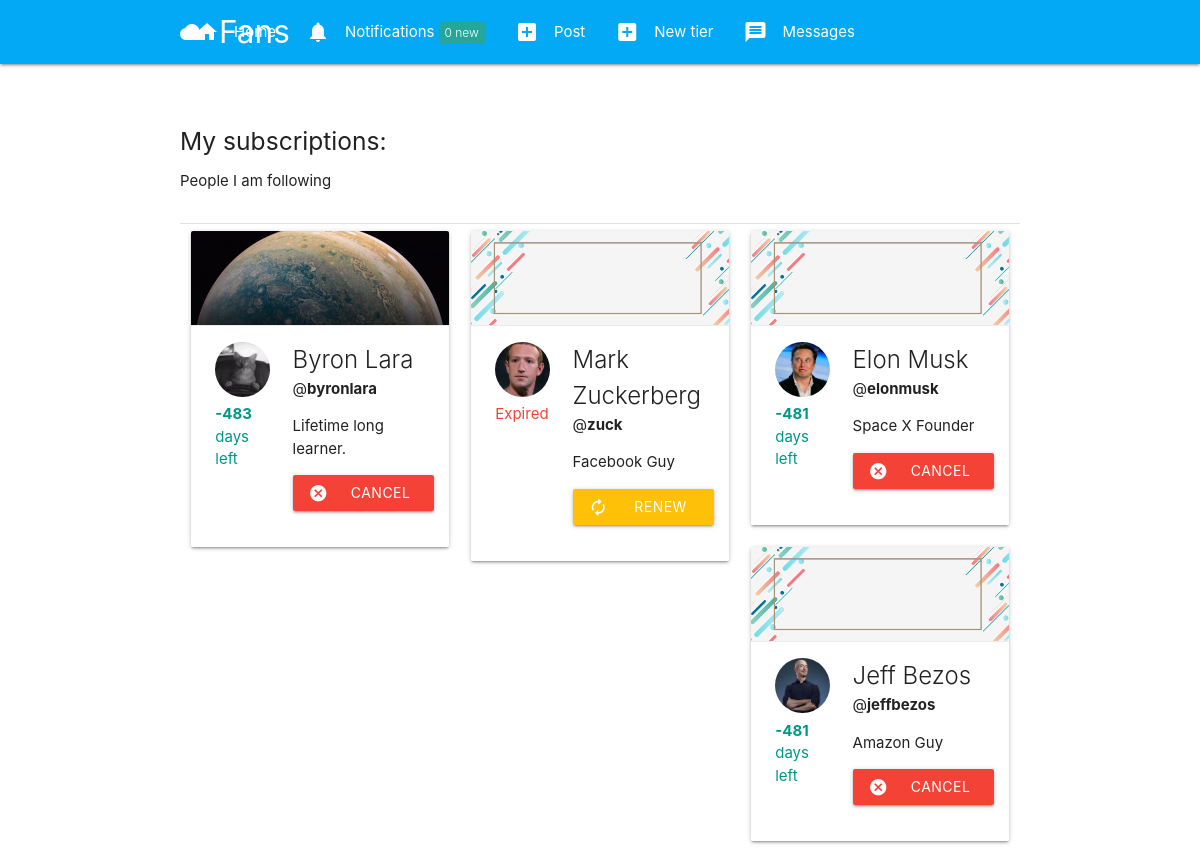
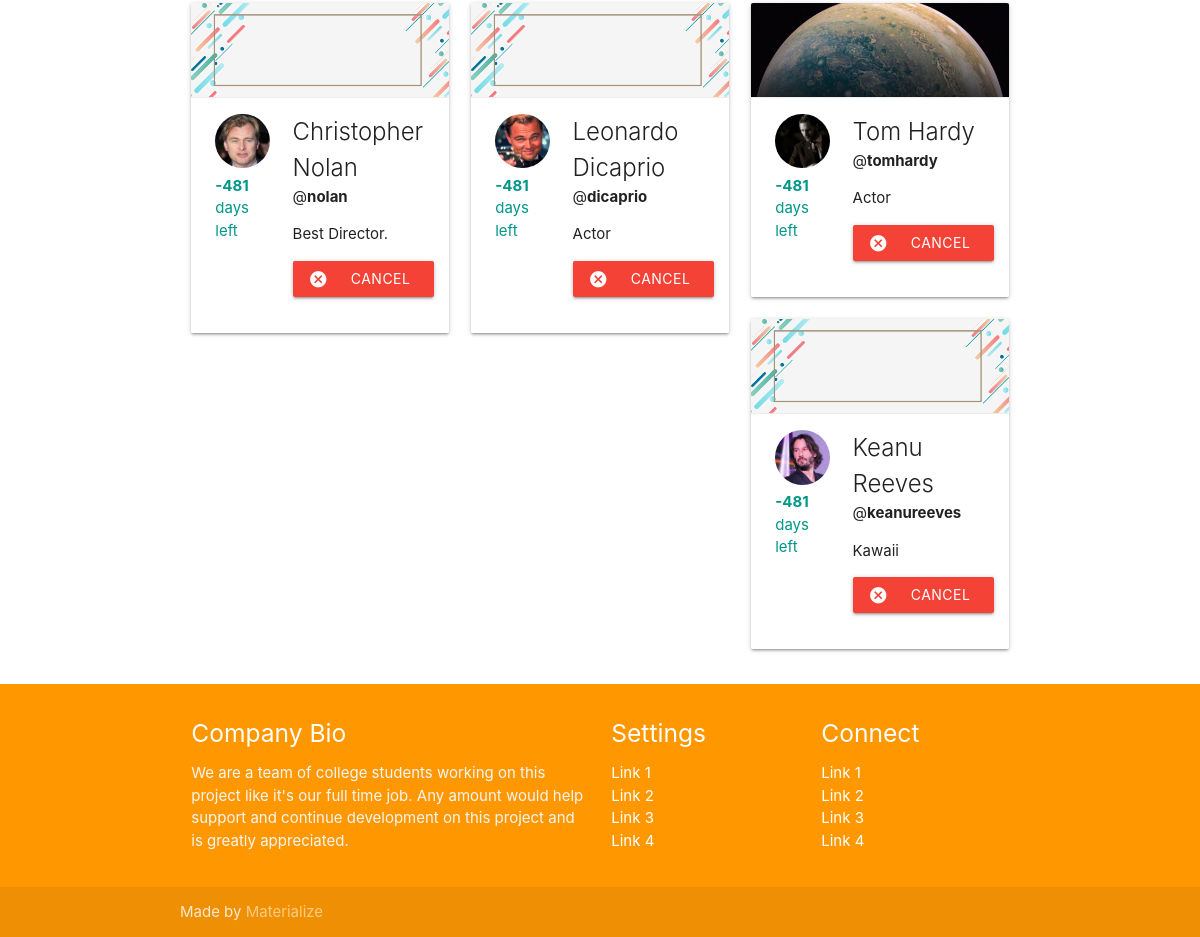
/sub/myfollows/ (signed in), run on the app's committed database (2 pictures, top to bottom).
### tier/models.py (models this page shows, shortened)
class Subscription(models.Model):
    subscriber = models.ForeignKey(User, on_delete=models.CASCADE, related_name='subscriber')
    subscribed = models.ForeignKey(User, on_delete=models.CASCADE, related_name='subscribed')
    tier = models.ForeignKey(Tier, on_delete=models.CASCADE, related_name='tier')
    date = models.DateTimeField(auto_now_add=True)
    expired = models.BooleanField(default=False)

### authy/models.py (models this page shows, shortened)
class Profile(models.Model):
	user = models.OneToOneField(User, on_delete=models.CASCADE, related_name='profile')
	location = models.CharField(max_length=50, null=True, blank=True)
	url = models.CharField(max_length=80, null=True, blank=True)
	profile_info = models.TextField(max_length=150, null=True, blank=True)
	created = models.DateField(auto_now_add=True)
	picture = models.ImageField(upload_to=user_directory_path_profile, blank=True, null=True, verbose_name='Picture')
	banner = models.ImageField(upload_to=user_directory_path_banner, blank=True, null=True, verbose_name='Banner')

### tier/views.py (the view)
# urls.py: path('myfollows/', FollowingList, name='myfollows'),
def FollowingList(request):
    my_follows = Subscription.objects.filter(subscriber=request.user)
    for follows in my_follows:
        if follows.expired != True:
            end_date = datetime.now() - timedelta(days=30)
            remaining = follows.date.replace(tzinfo=None) - end_date.replace(tzinfo=None)
            days_left = remaining.days
            follows.date = days_left
    context = {
        'my_follows': my_follows
    }
    return render(request, 'following_list.html', context)

### authy/views.py (called while the page is built)
def SideNavInfo(request):
	user = request.user
	nav_profile = None
	fans = None
	follows = None
	if user.is_authenticated:
		nav_profile = Profile.objects.get(user=user)
		fans = Subscription.objects.filter(subscribed=user).count()
		follows = Subscription.objects.filter(subscriber=user).count()
	return {'nav_profile': nav_profile, 'fans': fans, 'follows': follows}

### direct/views.py (called while the page is built)
def CheckDirects(request):
    directs_count = 0
    if request.user.is_authenticated:
        directs_count = Message.objects.filter(user=request.user, is_read=False).count()
    return {'directs_count': directs_count}

### notifications/views.py (called while the page is built)
def CountNotifications(request):
    count_notifications = None
    if request.user.is_authenticated:
        count_notifications = Notification.objects.filter(user=request.user, is_seen=False).count()
    return {'count_notifications': count_notifications}

### fans_clone/templates/following_list.html (shortened to what this page needs)
{% extends 'base.html' %}
{% load static %}
{% block content %}
<div class="section">
  <h5>My subscriptions:</h5>
  <p>People I am following</p>
</div>
<div class="divider"></div>
{% for person in my_follows %}
    <div class="col s12 m4">
              <div class="card">
                <div class="card-image">
                {% if person.subscribed.profile.banner %}
                    <img src="{{ person.subscribed.profile.banner.url }}">
                  {% else %}
                    <img src="{% static 'img/nobanner.jpg' %}">
                  {% endif %}
                </div>
                <div class="card-action">
                    <div class="row">
                        <div class="col s4">
                        {% if person.subscribed.profile.picture %}
                            <img src="{{ person.subscribed.profile.picture.url }}" class="circle responsive-img">
                          {% else %}
                            <img src="{% static 'img/no_avatar.jpg' %}" class="circle responsive-img">
                          {% endif %}
                          {% if person.expired == True %}
                            <span class="red-text">Expired</span>
                          {% else %}
                            <span class="teal-text accent-4"><b>{{ person.date }}</b> days left</span>
                          {% endif %}
                        </div>
                        <div class="col s8">
                            <span class="card-title">
                                {{ person.subscribed.first_name }} {{ person.subscribed.last_name }}
                            </span>
                            <br>
                            <span>@<b>{{ person.subscribed.username }}</b></span>
                            <p>{{ person.subscribed.profile.profile_info }}</p>
                            {% if person.expired == True %}
                                <a class="waves-effect waves-light btn amber"><i class="material-icons left">autorenew</i>Renew subscription</a>
                            {% else %}
                                <a class="waves-effect waves-light btn red"><i class="material-icons left">cancel</i>Cancel subscription</a>
                            {% endif %}
                        </div>
                    </div>
                </div>
              </div>
    </div>
{% endfor %}
{% endblock %}

### data on the page
Subscription: subscribed.profile.banner (picture), subscribed.profile.picture (placeholder picture), date "-483", subscribed.first_name "Byron", subscribed.last_name "Lara", subscribed.username "byronlara", subscribed.profile.profile_info "Lifetime long learner.", expired False (drawn)
Subscription: subscribed.profile.picture (placeholder picture), expired "Expired", subscribed.first_name "Mark", subscribed.last_name "Zuckerberg", subscribed.username "zuck", subscribed.profile.profile_info "Facebook Guy"
Subscription: subscribed.profile.picture (placeholder picture), date "-481", subscribed.first_name "Elon", subscribed.last_name "Musk", subscribed.username "elonmusk", subscribed.profile.profile_info "Space X Founder", expired False (drawn)
Subscription: subscribed.profile.picture (placeholder picture), date "-481", subscribed.first_name "Jeff", subscribed.last_name "Bezos", subscribed.username "jeffbezos", subscribed.profile.profile_info "Amazon Guy", expired False (drawn)
Subscription: subscribed.profile.picture (placeholder picture), date "-481", subscribed.first_name "Christopher", subscribed.last_name "Nolan", subscribed.username "nolan", subscribed.profile.profile_info "Best Director.", expired False (drawn)
Subscription: subscribed.profile.picture (placeholder picture), date "-481", subscribed.first_name "Leonardo", subscribed.last_name "Dicaprio", subscribed.username "dicaprio", subscribed.profile.profile_info "Actor", expired False (drawn)
Subscription: subscribed.profile.banner (picture), subscribed.profile.picture (placeholder picture), date "-481", subscribed.first_name "Tom", subscribed.last_name "Hardy", subscribed.username "tomhardy", subscribed.profile.profile_info "Actor", expired False (drawn)
Subscription: subscribed.profile.picture (placeholder picture), date "-481", subscribed.first_name "Keanu", subscribed.last_name "Reeves", subscribed.username "keanureeves", subscribed.profile.profile_info "Kawaii", expired False (drawn)

### other printed values
{{ count_notifications }} "0"
